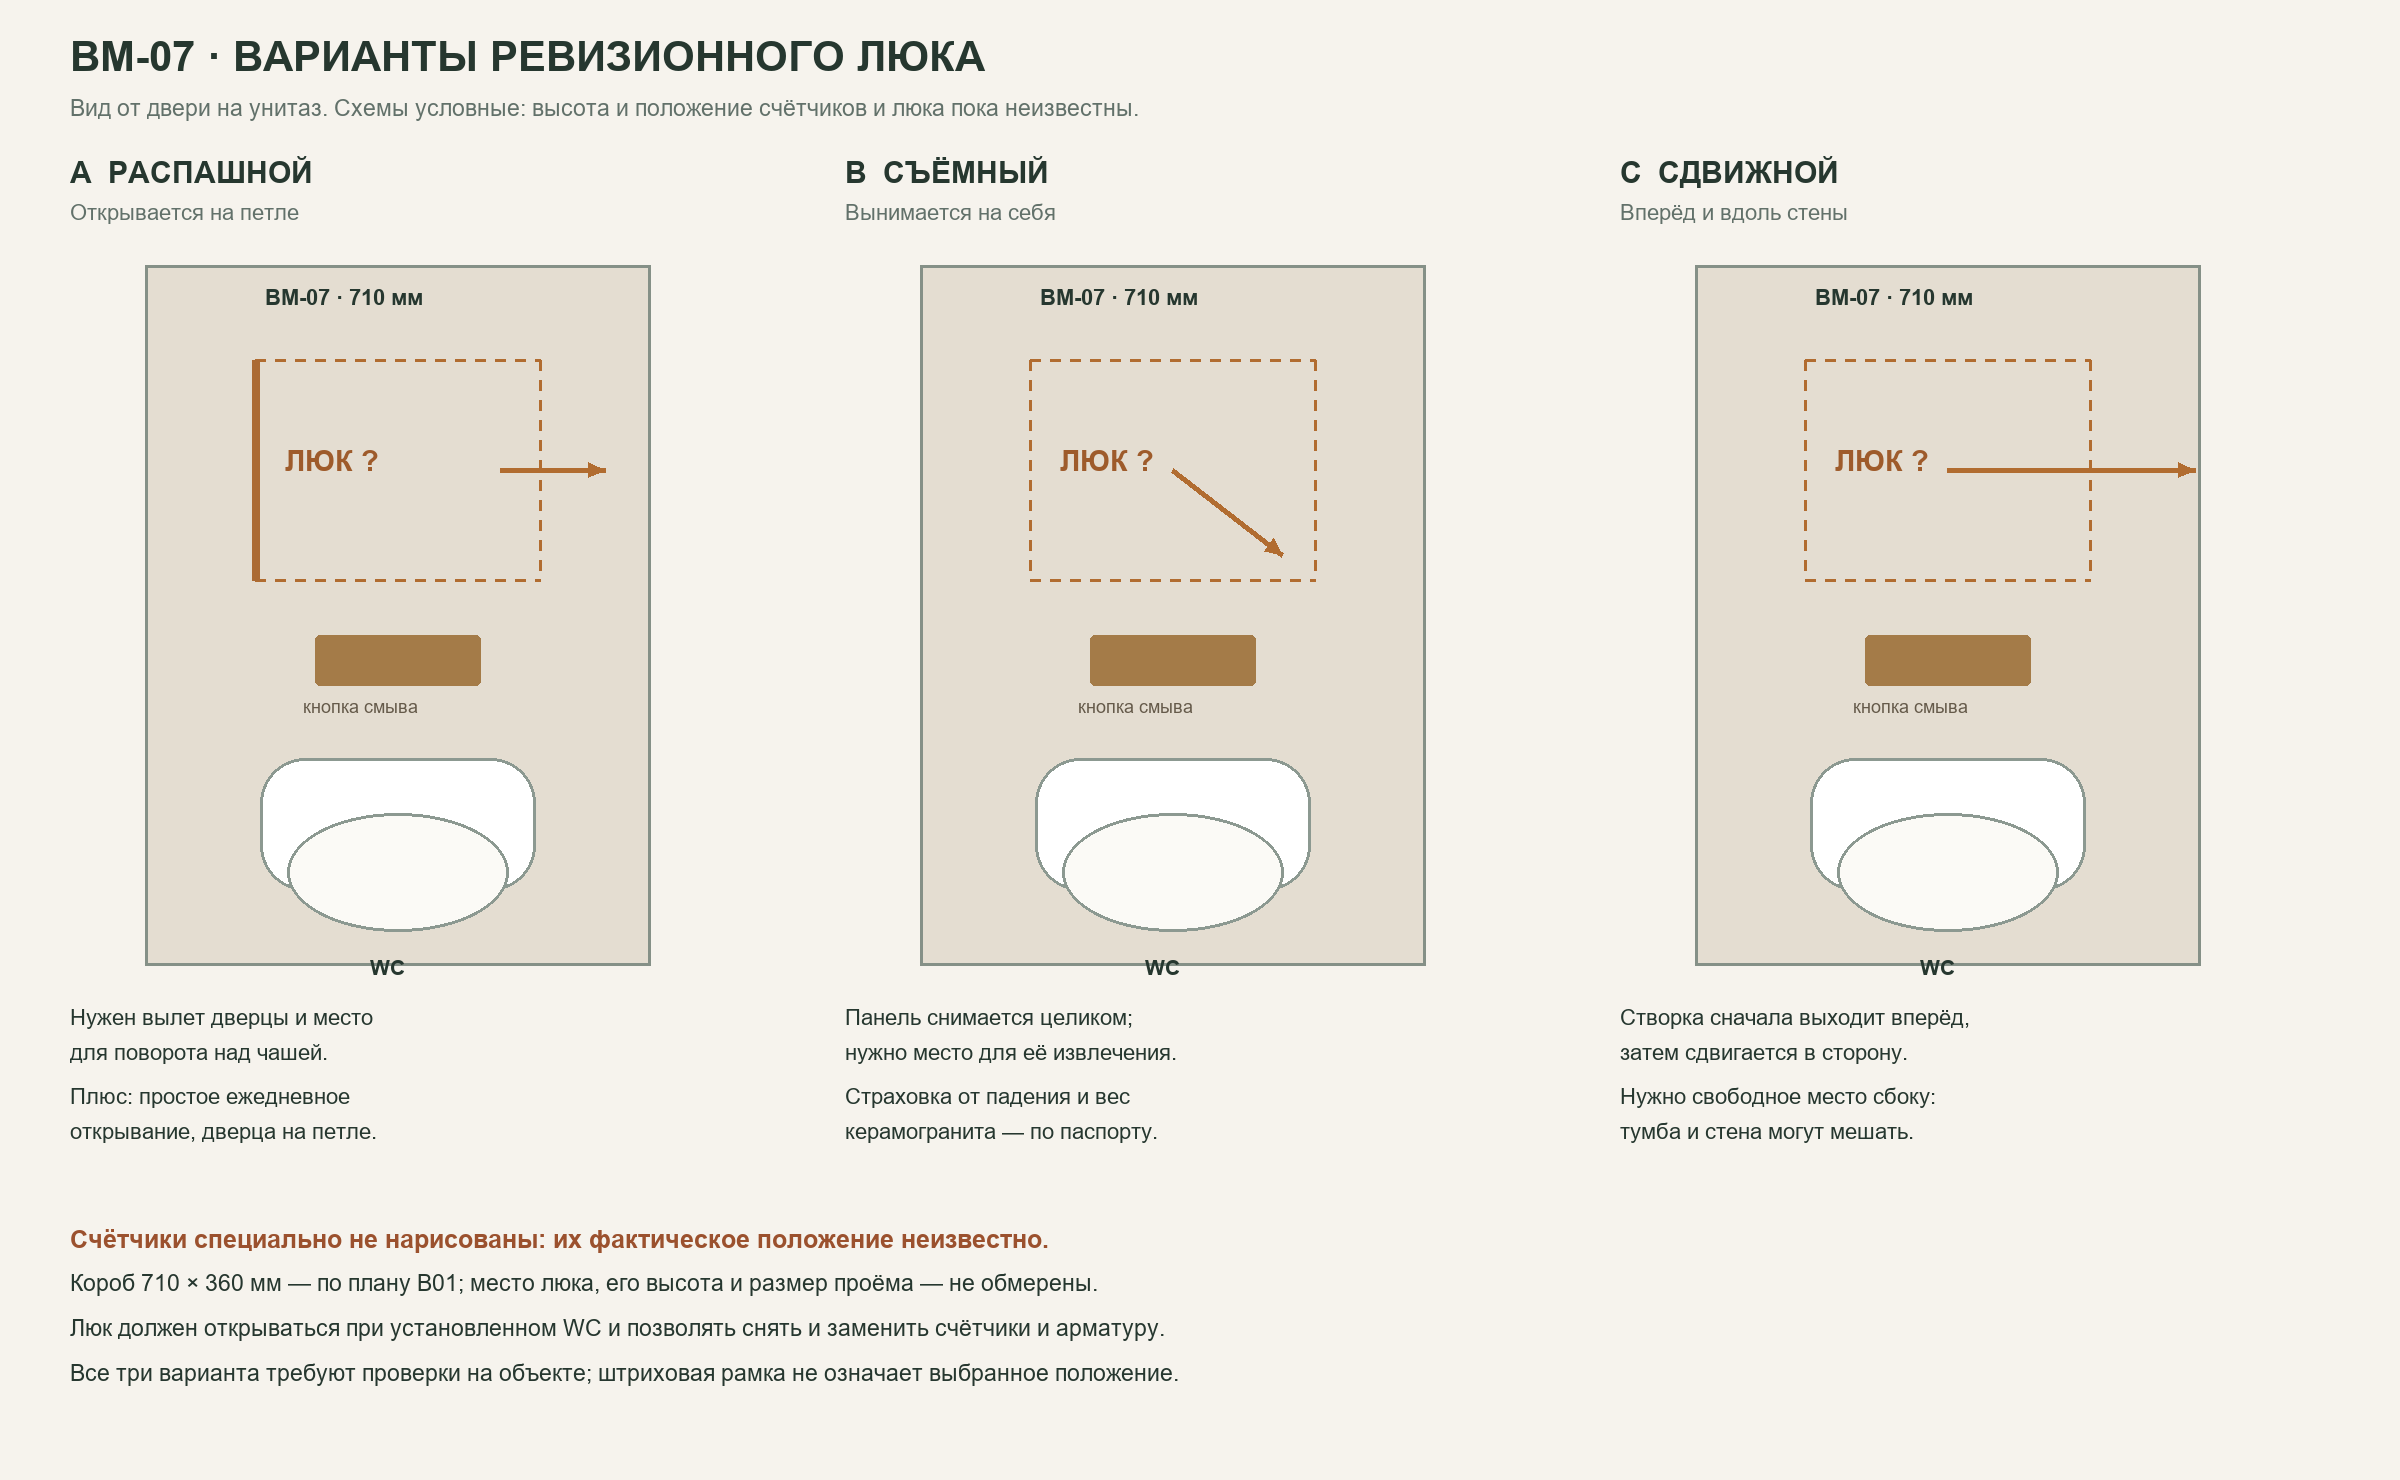

Write the Python code that produced this figure.
from PIL import Image, ImageDraw, ImageFont
from pathlib import Path
im=Image.new('RGB',(2400,1480),'#f6f3ed'); d=ImageDraw.Draw(im)
reg='C:/Windows/Fonts/arial.ttf'; bold='C:/Windows/Fonts/arialbd.ttf'
def text(x,y,s,n=24,b=False,c='#26372f'): d.text((x,y),s,font=ImageFont.truetype(bold if b else reg,n),fill=c)
def line(xy,c='#55635a',w=3): d.line(xy,fill=c,width=w)
def arrow(x1,y1,x2,y2,c='#b16c30'):
 import math
 line((x1,y1,x2,y2),c,5); a=math.atan2(y2-y1,x2-x1); L=18
 d.polygon([(x2,y2),(x2-L*math.cos(a-.45),y2-L*math.sin(a-.45)),(x2-L*math.cos(a+.45),y2-L*math.sin(a+.45))],fill=c)
def dashrect(x1,y1,x2,y2,c='#b16c30'):
 for y in range(y1,y2,20): line((x1,y,x1,min(y+10,y2)),c,3);line((x2,y,x2,min(y+10,y2)),c,3)
 for x in range(x1,x2,20): line((x,y1,min(x+10,x2),y1),c,3);line((x,y2,min(x+10,x2),y2),c,3)
text(70,32,'ВМ-07 · ВАРИАНТЫ РЕВИЗИОННОГО ЛЮКА',42,True)
text(70,95,'Вид от двери на унитаз. Схемы условные: высота и положение счётчиков и люка пока неизвестны.',23,c='#62716a')
panels=[(70,'A  РАСПАШНОЙ','Открывается на петле'),(845,'B  СЪЁМНЫЙ','Вынимается на себя'),(1620,'C  СДВИЖНОЙ','Вперёд и вдоль стены')]
for i,(x,title,sub) in enumerate(panels):
 text(x,155,title,30,True);text(x,200,sub,22,c='#62716a')
 # 710 wide footprint diagram - same for all options. Height schematic.
 bx=x+75; by=265; bw=505; bh=700
 d.rectangle((bx,by,bx+bw,by+bh),fill='#e4ddd1',outline='#859087',width=3)
 text(bx+120,by+20,'ВМ-07 · 710 мм',22,True)
 # hypothetical hatch above flush button; nothing is measured.
 hx=bx+110; hy=by+95; hw=285; hh=220
 dashrect(hx,hy,hx+hw,hy+hh)
 text(hx+30,hy+84,'ЛЮК ?',29,True,c='#9e5b2b')
 d.rounded_rectangle((bx+170,by+370,bx+335,by+420),radius=5,fill='#a47b48')
 text(bx+158,by+431,'кнопка смыва',18,c='#655a4a')
 # toilet fixed and front-facing
 d.rounded_rectangle((bx+115,by+493,bx+390,by+625),radius=45,fill='#ffffff',outline='#8c9991',width=3)
 d.ellipse((bx+142,by+548,bx+363,by+666),fill='#fbfaf6',outline='#8c9991',width=3)
 text(bx+225,by+690,'WC',21,True)
 if i==0:
  line((hx,hy,hx,hy+hh),'#ab6b35',8);arrow(hx+hw-40,hy+hh//2,hx+hw+65,hy+hh//2)
  text(x,1005,'Нужен вылет дверцы и место',22);text(x,1040,'для поворота над чашей.',22)
  text(x,1084,'Плюс: простое ежедневное',22);text(x,1119,'открывание, дверца на петле.',22)
 elif i==1:
  arrow(hx+hw//2,hy+hh//2,hx+hw//2+110,hy+hh//2+85)
  text(x,1005,'Панель снимается целиком;',22);text(x,1040,'нужно место для её извлечения.',22)
  text(x,1084,'Страховка от падения и вес',22);text(x,1119,'керамогранита — по паспорту.',22)
 else:
  arrow(hx+hw//2,hy+hh//2,hx+hw+105,hy+hh//2)
  text(x,1005,'Створка сначала выходит вперёд,',22);text(x,1040,'затем сдвигается в сторону.',22)
  text(x,1084,'Нужно свободное место сбоку:',22);text(x,1119,'тумба и стена могут мешать.',22)
text(70,1225,'Счётчики специально не нарисованы: их фактическое положение неизвестно.',25,True,c='#9b512e')
text(70,1270,'Короб 710 × 360 мм — по плану B01; место люка, его высота и размер проёма — не обмерены.',23)
text(70,1315,'Люк должен открываться при установленном WC и позволять снять и заменить счётчики и арматуру.',23)
text(70,1360,'Все три варианта требуют проверки на объекте; штриховая рамка не означает выбранное положение.',23)
out=Path(__file__).with_name('room7_vm07_hatch_options.png');im.save(out);print(out)
